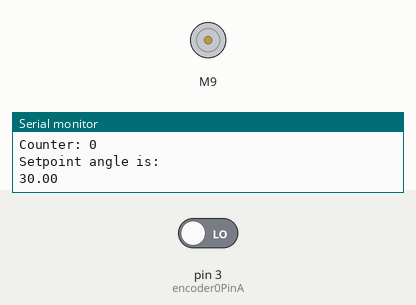
The sketch below on a simulated Arduino Uno, built with avr-gcc and run on an emulated ATmega328P. On the bench: DC motor (green arrow = forward, orange = backward, longer = faster), the last lines printed to the serial monitor. Inputs (shaded band) come from the test bench; at power-on: pin 3 (encoder0PinA) LOW.

Above: at 32.2 s.
At 68.9 s:
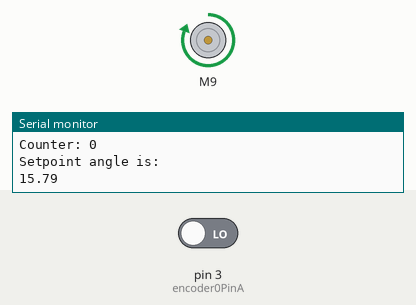
Timing chart, 0 to 125.0 s (numbered marks = the images above):
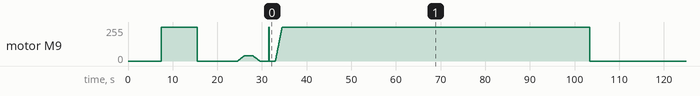

The sketch:

PID_Controller.ino
```cpp
//---------------------LIBRARIES---------------------------//
/*
  Download the ESC library here: https://github.com/RB-ENantel/RC_ESC/
*/

#include "ESC.h"

//---------------------ESC SETTINGS-----------------------//
#define SPEED_MIN (1000)                                  // Set the Minimum Speed Setting of the ESC
#define SPEED_MAX (2000)                                  // Set the Maximum Speed Setting of the ESC

ESC myESC (9, SPEED_MIN, SPEED_MAX, 500);                 // Initialize ESC (ESC PIN, Minimum Value, Maximum Value, Default Speed)
int oESC;                                                 // Variable for the speed sent to the ESC

/*
  The variables and ports defined below are to guide you when writing the code, but feel free to change or add/delete as nessecary.
*/

//---------------------ENCODER PORTS----------------------//
#define encoder0PinA 3                                         // Define Encoder output A to Digital Pin 6 on Arduino Uno
#define encoder0PinB 4                                         // Define Encoder output B to Digital Pin 7 on Arduino Uno
#define NUMPULSES 1200                                    // Define the number of pulses on Encoder resolution (enter twice the amount of pulses on datasheet)

//---------------------ENCODER VARIABLES------------------//
int val;

int counter = 0;

double aState;
double aLastState;
int encoder0PinALast = LOW;
int n = LOW;
//---------------------TIMER VARIABLES---------------------//
long t_now = 0;
long t_last_print = 0;
long t_last_PID = 0;
int T_sample = 20;                                        // sample time in milliseconds (ms)
int T_print = 1000;                                       // sample print to monitor time in milliseconds (ms)
float T_set = 0;

//---------------------PID VARIABLES----------------------//
// Define variables for the output of the encoder(sensed_output), angle output of the encoder(sensed_output converted to angle), and error w.r.t the setpoint
double sensed_output, error, sensed_angle;

// Define variables for total error over time, previous error in the last sampling time interval, control signal, and limitations to the controller

double setpoint_angle;
double setpoint = setpoint_angle * NUMPULSES/360;
long total_error = 0;
double last_error = 0;
long control_signal;
int max_control = 1700;
int min_control = 1000;

double output_Kp = 0;
double output_Ki = 0;
double output_Kd = 0;
double output = 0;

// ==================INSERT DESIRED SETPOINT ANGLE HERE================== //


// ==================INSERT CONTROL GAINS HERE===========
double Kp = 5;                                          // proportional gain
double Ki = 0.015;                                        // integral gain in [ms^-1]
double Kd = 2000;                                          // derivative gain in [ms]


void setup() {
  /*
    Setup function to initialize serial plotter/monitor, initialize origin of encoder,
    arm ESC driver, and to initialize propeller by ramping up and down
  */

  Serial.begin(9600);
  encoder0PinALast = digitalRead(encoder0PinA);                        // Reads the initial state of the outputA

  myESC.arm();                                              // Send the Arm value so the ESC will be ready to take commands                                             // Wait for a while
  delay(7500);// Wait for a while
  myESC.calib();
  delay(1000);
  rampUpDown();                                             // Propeller speed to ramp up and down to check functionality
  Serial.println("DONE");
}


void loop() {
  /*
    Main loop of the project.
    1. Read Encoder
    2. Implement PID control
    3. Send control signal to motor
    4. Print sensed angle with respect to the setpoint

  */

 // Read the encoder
  encoder_read();

 // Take the magnitude of the encoder output (accounting for CW or CCW rotation)
  sensed_output = abs(counter);

  // Implement PID control
  PID_Control();

 // Write control signal to motor
  myESC.speed(int(control_signal));

 // Print sensed angle and setpoint angle
  print_results();

//Serial.print(T_set);
// Serial.print(",");
}


void rampUpDown() {
  /*
    Function written to test functionality of brushless motor by accelerating and decelerating the rotation
    of the motor. Speed of the motor does not accelerate to rated speed.

  */

  for (oESC = SPEED_MIN; oESC <= 1150; oESC += 1) {        // iterate from minimum speed to a speed setting of 1150
    myESC.speed(oESC);                                     // write speed setting to motor
    delay(10);                                             // waits 10ms for the ESC to reach speed
  }
  delay(2000);                                             // wait a while

  for (oESC = 1150; oESC >= SPEED_MIN; oESC -= 1) {        // iterate from speed setting of 1150 to minimum speed
    myESC.speed(oESC);                                     // write speed setting to motor
    delay(10);                                             // waits 10ms for the ESC to reach speed
   }
  delay(2000);                                             // Wait for a while before going into control loop
}


void encoder_read() {

  // ==================INSERT ENCODER ALGORITHM HERE ==================== //
  n = digitalRead(encoder0PinA);
  if (encoder0PinALast != n) {
    if (digitalRead(encoder0PinB) != n) {
      counter--;
    } else {
      counter++;
    }

  }

//  if (n == HIGH){
//    if (digitalRead(encoder0PinB) == HIGH){
//      counter ++;
//    }
//    else {
//      counter --;
//    }
//  }
//  else {
//      if (digitalRead(encoder0PinB) == HIGH){
//       counter ++;
//      }
//      else {
//        counter --;
//      }
//  }

  encoder0PinALast = n;
  }

  // ==================INSERT ENCODER ALGORITHM HERE ==================== //
int j = 0;

void PID_Control() {
  /*
    Function to implement PID control.
    Input: encoder position
    Output: motor speed

    Steps:
      1. Determine amount of time that has passed
      2. Determine 'if statement' to implement the use of a sampling time to implement control signal
        (i.e. create if statement to represent sampling time and to calculate the control signal every interval)
      3. Calculate the current error.
      4. Calculate control output assuming all gains of the PID are defined; a min and max limit must be placed on the output ESC speed signal
        (HINT: use finite difference approx for derivative, use rectangular approximation method to estimate area
        under curve for the integral term)

  */


  t_now = millis();                  // returns the number of milliseconds passed since the Arduino started running the program

  if (t_now - t_last_PID >= T_sample){      // if the elapsed time is greater than the sampling time, time to send control signal
    t_last_PID = t_now;

    // ==================INSERT CONTROL ALGORITHM HERE ==================== //
    sensed_angle = sensed_output / 1200 * 360;

    error = setpoint_angle - sensed_angle;
    setpoint_angle = 15*sin(0.62831852*(T_set/1000))+30;
    T_set = T_set + T_sample;

//    setpoint_angle = T_set * 0.005;
//    if (j < 900 ){
//      T_set += 10;
//     }else if (j < 1800){
//      T_set -= 10;
//     } else {
//      j = 0;
//     }
//
//     j++;

    total_error += (error + last_error) / 2 * T_sample; // integrate the lastest error into total error for Pi

    output_Kp = Kp * error;
    output_Ki = Ki * total_error;
    output_Kd = Kd * (error - last_error) / T_sample;

    control_signal = output_Kp + output_Ki + output_Kd;

//   if (output > max_control) {
//     control_signal = max_control;
//   }
//
//   if (output < min_control) {
//     control_signal = min_control;
//   }

   last_error = error;


    // ==================INSERT CONTROL ALGORITHM HERE ====================== //

  }

}


void print_results() {
  /*
    Function to print the sensed output/angle to the setpoint every 50 ms. Use Serial plotter on Arduino to graphically plot the
    sensed angle with respect to the setpoint angle.
  */

  t_now = millis();

  if (t_now - t_last_print >= T_print){
    t_last_print = t_now;

//    Serial.print("Control Signal: ");
//    Serial.println(control_signal);
    // ==================INSERT PRINT ALGORITHM HERE ==================== //
    Serial.print("Sensed Angle: ");
    Serial.println(sensed_angle);
    Serial.print("Counter: ");
    Serial.println(counter);
//    Serial.println("");
    Serial.println ("Setpoint angle is: ");
    Serial.println(setpoint_angle);

    // ==================INSERT PRINT ALGORITHM HERE ==================== //


    }
}
```
